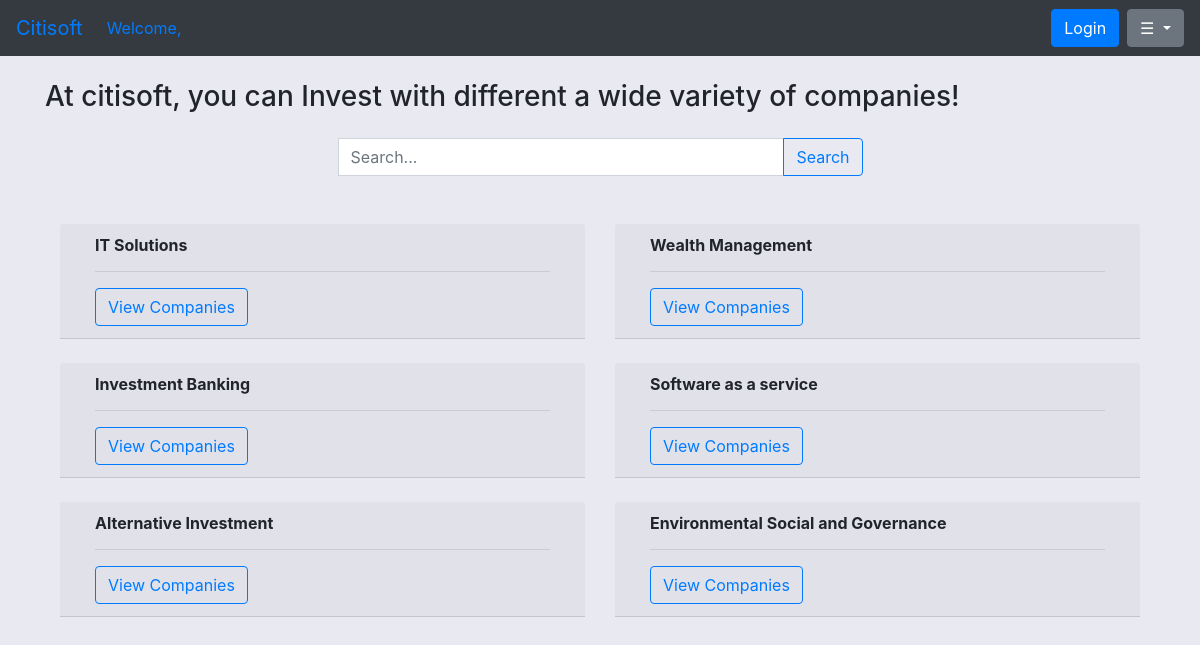
/home/, run on the app's committed database.
### citisoft/models.py (models this page shows, shortened)
class Categories(models.Model):
    categoryName = models.CharField(max_length=200, null=True)
    categoryId = models.AutoField(primary_key=True)

### citisoft/views.py (the view)
# urls.py: 2. Add a URL to urlpatterns:  path('', views.home, name='home')
def home(request):   # Request handler
   categories = Categories.objects.all()
   context = {'categories': categories}   # Initialize context dictionary
   return render(request, 'citisoft/user/home.html', context)

### citisoft/templates/citisoft/user/home.html (shortened to what this page needs)
{% extends 'citisoft/user/index.html' %}
{% load static %}
<nav class="navbar navbar-expand-lg navbar-blue bg-dark"> {%block navigation%}
    <a class="navbar-brand" href="{% url 'home' %}">Citisoft</a>
     <div class="collapse navbar-collapse" id="navbarSupportedContent">
        <ul class="navbar-nav mr-auto">
            <li class="nav-item active">
                <a class="nav-link" href="#">Welcome, {{ user.username }}</a>
            </li>
        </ul>
        <div class="form-inline my-2 my-lg-0">
            {% if request.session.clientId %}
            <a href="{% url 'logout' %}" class="btn btn-primary mr-2">Logout</a>
            {% else %}
            <a href="{% url 'userlogin' %}" class="btn btn-primary mr-2">Login</a>
            {% endif %}
            <div class="dropdown">
                <button class="btn btn-secondary dropdown-toggle" type="button" id="dropdownMenuButton" data-toggle="dropdown" aria-haspopup="true" aria-expanded="false">
                    ☰
                </button>
            </div>
        </div>
    </div>
</nav>{%endblock navigation%}
{% block content %}
     <h3>At citisoft, you can Invest with different a wide variety of companies!</h3>
     <div class="container mt-4">
        <div class="row justify-content-center">
            <div class="col-lg-6 mb-4">
                <form method='POST' class="input-group">
                    <input name='search_query' type="text" class="form-control" placeholder="Search...">
                    <div class="input-group-append">
                        <button class="btn btn-outline-primary" type="submit">Search</button>
                    </div>
                </form>
            </div>
        </div>
    </div>
     <div class="container mt-4">
          <div class="row justify-content-center">
            {% for category in categories %}
              <div class="col-lg-6 mb-4">
                  <div class="card-header">
                      <div class="col-lg-12">
                          <div class="box-element product">
                              <h6><strong>{{ category.categoryName }}</strong></h6>
                              <hr>
                              <a class="btn btn-outline-primary add-btn" href="{% url 'products' categoryId=category.categoryId %}">View Companies</a>
                          </div>
                      </div>
                  </div>
              </div>
              {% endfor %}
              <br>
                       </div>
                   </div>
               </div>
{% endblock content %}

### static/css/main.css (style rules this page uses)
body { background-color:rgb(233, 233, 241); }

### data on the page
Categories: categoryName "IT Solutions"
Categories: categoryName "Wealth Management"
Categories: categoryName "Investment Banking"
Categories: categoryName "Software as a service"
Categories: categoryName "Alternative Investment"
Categories: categoryName "Environmental Social and Governance"
